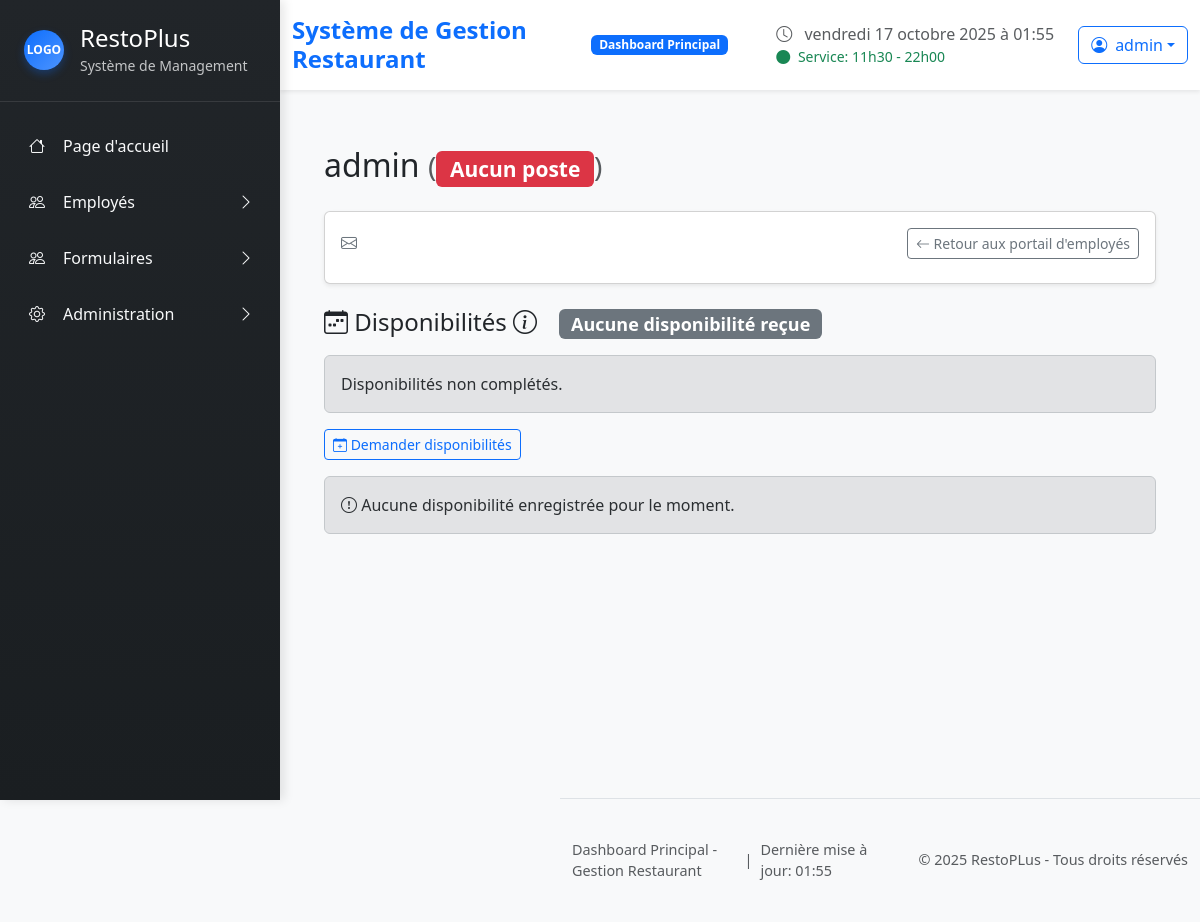
The app's page /employees/1/ (signed in), older data.
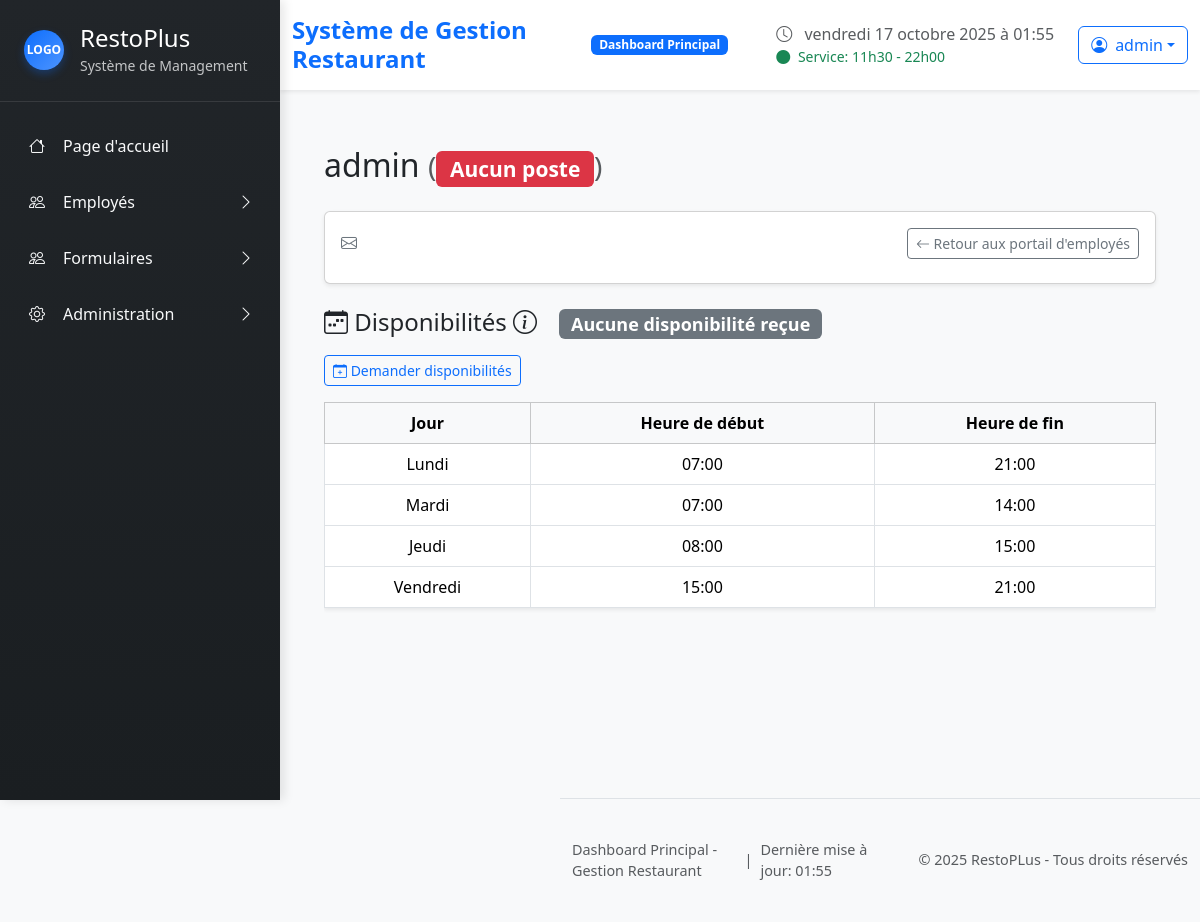
The same page, newer data.
### restoplus/models.py (models this page shows, shortened)
class Availability(models.Model):
    employe=models.ForeignKey(User,on_delete=models.CASCADE)
    day=models.CharField(max_length=10, choices=[
        ('monday', 'Lundi'),
        ('tuesday', 'Mardi'),
        ('wednesday', 'Mercredi'),
        ('thursday', 'Jeudi'),
        ('friday', 'Vendredi'),
        ('saturday', 'Samedi'),
        ('sunday', 'Dimanche'),
        ])
    heure_debut=models.TimeField()
    heure_fin=models.TimeField()
    remplie = models.BooleanField(default=False)

### restoplus/views.py (the view)
# urls.py: path('employees/<int:employe_id>/', views.employee_profile, name='employee_profile'),
@login_required
def employee_profile(request, employe_id):
    try:
        employe = User.objects.get(id=employe_id)
    except User.DoesNotExist:
        raise Http404("Aucun employé ne correspond à cet ID.")
    if not request.user.is_staff and request.user.id != employe.id:
        messages.error(request, "Accès refusé : vous ne pouvez consulter que votre profil.")
        return redirect('accueil')
    order = ['monday', 'tuesday', 'wednesday', 'thursday', 'friday', 'saturday', 'sunday']
    availabilities = sorted(
    Availability.objects.filter(employe=employe),
    key=lambda a: order.index(a.day))
    if employe.availability_status == User.AvailabilityStatus.NOT_FILLED:
        status_label = "Aucune disponibilité reçue"
        status_class = "secondary"
    elif employe.availability_status == User.AvailabilityStatus.PENDING:
        status_label = "Demande envoyée (en attente de réponse)"
        status_class = "info"
    elif employe.availability_status == User.AvailabilityStatus.FILLED:
        status_label = "Disponibilités complétées "
        status_class = "success"
    else:
        status_label = "Statut inconnu"
        status_class = "dark"
    return render(request, "restoplus/employee_profile.html", {
        "employe": employe,
        "availabilities": availabilities,
        "status_label": status_label,
        "status_class": status_class,
    })

### restoplus/models.py (called while the page is built)
    def can_manage_employees(self):
        if self.is_superuser:
            return True
        return self.has_permission('can_manage_users')

### restoplus/templates/restoplus/employee_profile.html (shortened to what this page needs)
{% extends "restoplus/base.html" %}  {% block content %}
<div class="container mt-4">
  <h2 class="mb-4">
    {{employe.username}}{{ employe.first_name}} {{ employe.last_name }}
    <small class="text-muted">({%if employe.poste%}{{employe.poste}}
        {%else%}<span class="badge bg-danger">Aucun poste</span>{%endif%})
    </small>
  </h2>
  <div class="card shadow-sm mb-4">
    <div class="card-body">
      <div class="d-flex justify-content-between align-items-center mb-2">
        <span class="text-secondary"><i class="bi bi-envelope"></i> {{ employe.email }}</span>
        <a href="{% url 'employees_management' %}" class="btn btn-outline-secondary btn-sm">
          <i class="bi bi-arrow-left"></i> Retour aux portail d'employés
        </a>
      </div>
    </div>
  </div>
  <h4 class="mb-3">
    <i class="bi bi-calendar-week"></i> Disponibilités
    <i class="bi bi-info-circle"></i>
    <span class="badge bg-{{ status_class }} ms-3">{{ status_label }}</span>
  </h4>
  {% if not availabilities %}
  <div class="alert alert-{{ status_class }}">
    Disponibilités non complétés.</div>
  {% endif %}
  {% if status_class == "secondary" %}
  <form action="{% url 'send_availabilities_form' employe.id %}" method="post">
    <button type="submit" class="btn btn-outline-primary btn-sm mb-3">
      <i class="bi bi-calendar-plus"></i> Demander disponibilités
    </button>
  </form>
  {% elif status_class == "info" %}
  <button class="btn btn-outline-warning btn-sm mb-3" disabled>
    <i class="bi bi-clock-history"></i> En attente de validation
  </button>
  {% endif %}
  {% if availabilities %}
  <div class="table-responsive">
    <table class="table table-bordered text-center align-middle shadow-sm">
      <thead class="table-light">
        <tr>
          <th scope="col">Jour</th>
          <th scope="col">Heure de début</th>
          <th scope="col">Heure de fin</th>
        </tr>
      </thead>
      <tbody>
        {% for a in availabilities %}
        <tr>
          <td class="text-capitalize">{{ a.get_day_display }}</td>
          <td>{{ a.heure_debut|time:"H:i" }}</td>
          <td>{{ a.heure_fin|time:"H:i" }}</td>
        </tr>
        {% endfor %}
      </tbody>
    </table>
  </div>
{% else %}
  <div class="alert alert-{{ status_class }}">
    <i class="bi bi-exclamation-circle"></i>
    Aucune disponibilité enregistrée pour le moment.
  </div>
{% endif %}
</div>
{% endblock %}

Row changes from the older to the newer data that the page shows:
added Availability: day "Lundi", heure_debut "07:00", heure_fin "21:00"
added Availability: day "Mardi", heure_debut "07:00", heure_fin "14:00"
added Availability: day "Jeudi", heure_debut "08:00", heure_fin "15:00"
added Availability: day "Vendredi", heure_debut "15:00", heure_fin "21:00"
Text that changed along with them:
text no longer shown: "Disponibilités non complétés. Aucune disponibilité enregistrée pour le moment."
text now shown: "Jour Heure de début Heure de fin"
